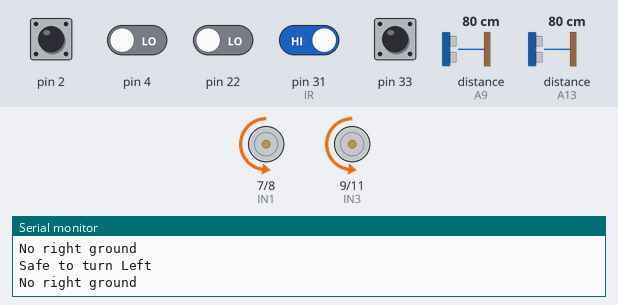
A sketch run on a simulated Arduino Mega 2560, built with avr-gcc and run on an emulated ATmega2560. Shown: motor-driver pin pairs drawn as motors (green arrow = first pin HIGH = forward, orange = second pin HIGH = backward, longer = more drive, scaled by the enable pin), the last lines printed to the serial monitor. Wiring (inferred from the names in the program): ultrasonic range finder: trigger A8; echo A9. Inputs (shaded band) come from the test bench; at power-on: pin 2, pin 31 (IR), pin 33 HIGH, pin 4, pin 22 LOW, distance to the obstacle (sensors on A9, A13) 80 cm. The echo pulse lasts 58.3 µs per cm.

Above: at 1.2 s.
1.3 s: distance to the obstacle (sensor on A9) set to 12 cm
2.8 s: distance to the obstacle (sensor on A9) set to 9 cm
At 2.95 s:
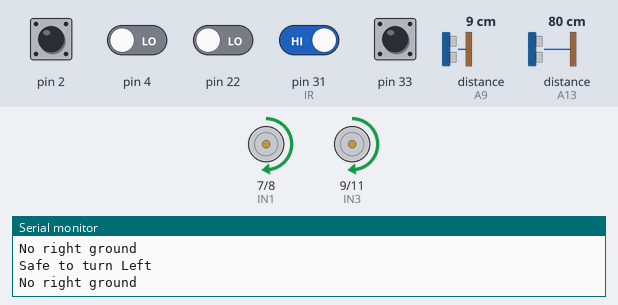
At 3.4 s:
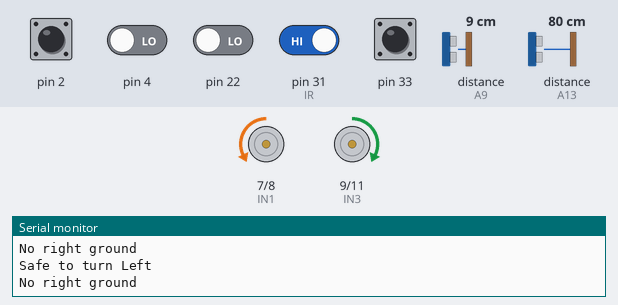
5.8 s: pin 22 driven HIGH
At 7.56 s:
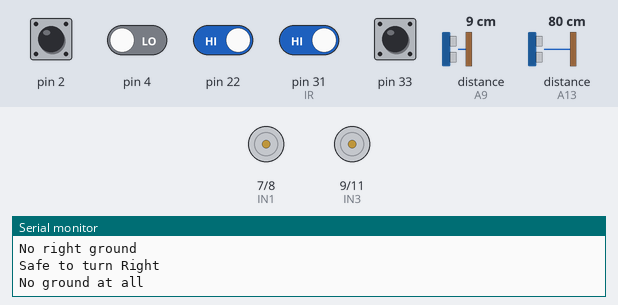
8.8 s: distance to the obstacle (sensor on A13) set to 12 cm
11.8 s: distance to the obstacle (sensor on A13) set to 9 cm
14.8 s: pin 31 (IR) driven LOW
Timing chart, 0 to 18.8 s (numbered marks = the images above; inputs shaded):
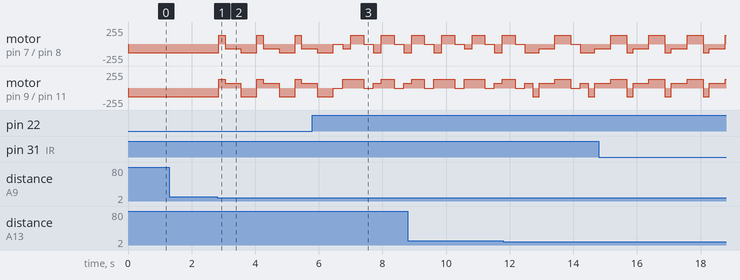

Measured:
- the behaviour switches between 11 and 10 cm on distance to the obstacle (sensor on A9) (found by bisection; images 0 and 1)

The sketch:

line_tracker_2.ino
```cpp
#define turnSpeed 130  // 200 recommended
#define straightSpeed 70 // 125 max speed
#define safeTurn 10
// IR Sensor pins
#define GROUND_L digitalRead(22)
#define GROUND_R digitalRead(31)
#define FRONT_L !digitalRead(32)
#define FRONT_R !digitalRead(33)
//define the ultrasonic pin
#define TRIG_L A8
#define ECHO_L A9
#define TRIG_R A12
#define ECHO_R A13
// line tracking pins
#define LT_R !digitalRead(10)
#define LT_M !digitalRead(4)
#define LT_L !digitalRead(2)
//define the L298n IO pin
#define ENA 5
#define ENB 6
#define IN1 7
#define IN2 8
#define IN3 9
#define IN4 11

//Previous state for line detection
int prevState;
int update = millis();

void forward() {
  analogWrite(ENA, straightSpeed);
  analogWrite(ENB, straightSpeed);
  digitalWrite(IN1, HIGH);
  digitalWrite(IN2, LOW);
  digitalWrite(IN3, LOW);
  digitalWrite(IN4, HIGH);
}

void back(int duration) {
  analogWrite(ENA, straightSpeed);
  analogWrite(ENB, straightSpeed);
  digitalWrite(IN1, LOW);
  digitalWrite(IN2, HIGH);
  digitalWrite(IN3, HIGH);
  digitalWrite(IN4, LOW);

  delay(duration);
}

void left(int duration) {
  analogWrite(ENA, turnSpeed);
  analogWrite(ENB, turnSpeed);
  digitalWrite(IN1, LOW);
  digitalWrite(IN2, HIGH);
  digitalWrite(IN3, LOW);
  digitalWrite(IN4, HIGH);

  delay(duration);
}

void right(int duration) {
  analogWrite(ENA, turnSpeed);
  analogWrite(ENB, turnSpeed);
  digitalWrite(IN1, HIGH);
  digitalWrite(IN2, LOW);
  digitalWrite(IN3, HIGH);
  digitalWrite(IN4, LOW);

  delay(duration);
}

void stop(int duration) {
  digitalWrite(ENA, LOW);
  digitalWrite(ENB, LOW);

  delay(duration);
}

int getDistanceLeft() {
  digitalWrite(TRIG_L, LOW);
  delayMicroseconds(2);
  digitalWrite(TRIG_L, HIGH);
  delayMicroseconds(10);
  digitalWrite(TRIG_L, LOW);
  int duration = pulseIn(ECHO_L, HIGH);

  return (duration * 0.034) / 2;
}

int getDistanceRight() {
  digitalWrite(TRIG_R, LOW);
  delayMicroseconds(2);
  digitalWrite(TRIG_R, HIGH);
  delayMicroseconds(10);
  digitalWrite(TRIG_R, LOW);
  int duration = pulseIn(ECHO_R, HIGH);

  return (duration * 0.034) / 2;
}

void lineDetection() {
  if (LT_L and LT_M and LT_R) {
      if (prevState = 0) {
        right(400);
      }
      else {
        forward();
      }
    }
    else if (LT_L and LT_M) {
      if (prevState = 0) {
        right(400);
      }
      else {
        left(0);
      }
    }
    else if (LT_R and LT_M) {
      if (prevState = 0) {
        left(400);
      }
      else {
        right(0);
      }
    }

    else if (LT_M) {
      forward();
    }
    else if (LT_L) {
      left(0);
      Serial.println("line left");
    }
    else if (LT_R) {
      right(0);
      Serial.println("line right");
    }
}

void move() {
  // If both edge detectors are over the edge
  if (GROUND_R and GROUND_L)  {
    stop(300);
    back(250);
    //NOT safe to turn
    if (getDistanceRight() < safeTurn) {
      // TO-DO: FIND SOLUTION
      left(200);
      back(500);
      right(500);
      Serial.println("NOT Safe to turn Right");
    }
    //Safe to turn
    else {
      right(400);
      Serial.println("Safe to turn Right");
    }
    Serial.println("No ground at all");
  }

  else if (GROUND_L) {
    //NOT safe to turn
    if ((getDistanceRight() < safeTurn) || FRONT_L) {
      // TO-DO: FIND SOLUTION
      left(200);
      back(500);
      right(500);
      Serial.println("NOT Safe to turn Right");
    }
    //Safe to turn
    else {
      right(200);
      Serial.println("Safe to turn Right");
    }
    Serial.println("No left ground");
  }

  else if (GROUND_R) {
    //NOT safe to turn
    if ((getDistanceLeft() < safeTurn) || FRONT_R) {
      // TO-DO: FIND SOLUTION
      right(200);
      back(500);
      left(500);
      Serial.println("NOT Safe to turn Left");
    }
    else {
      left(200);
      Serial.println("Safe to turn Left");
    }
    Serial.println("No right ground");
  }

  else if (FRONT_L and FRONT_R) {
    // TO-DO: FIND SOLUTION
    back(300);
    right(500);
    Serial.println("Object in the middle");
  }

  else if (FRONT_R) {
    right(200);
    Serial.println("Object on the left");
  }

  else if (FRONT_L) {
    left(200);
    Serial.println("Object on the right");
  }

  else if (LT_L or LT_M or LT_R) {
    lineDetection();
  }

  else {
    forward();
  }
}

void setup() {
  Serial.begin(9600);
  // Motor stuff
  pinMode(IN1, OUTPUT);
  pinMode(IN2, OUTPUT);
  pinMode(IN3, OUTPUT);
  pinMode(IN4, OUTPUT);
  pinMode(ENA, OUTPUT);
  pinMode(ENB, OUTPUT);
  digitalWrite(ENA, HIGH);
  digitalWrite(ENB, HIGH);
  // Sensor Stuff
  pinMode(30, INPUT); //IR
  pinMode(31, INPUT); //IR
  pinMode(A12, INPUT); //IR
  pinMode(A13, INPUT); //IR
  pinMode(TRIG_L, OUTPUT);  //Ultrasonic
  pinMode(ECHO_L, INPUT);   //Ultrasonic
  pinMode(TRIG_R, OUTPUT);  //Ultrasonic
  pinMode(ECHO_R, INPUT);   //Ultrasonic
}

void loop() {
  if (update % 300 == 0) {
    if(!LT_L and !LT_M and !LT_R) {
      prevState = 0;
    }
    else {
      prevState = 1;
    }
    update = millis();
  }
  move();
}
```
